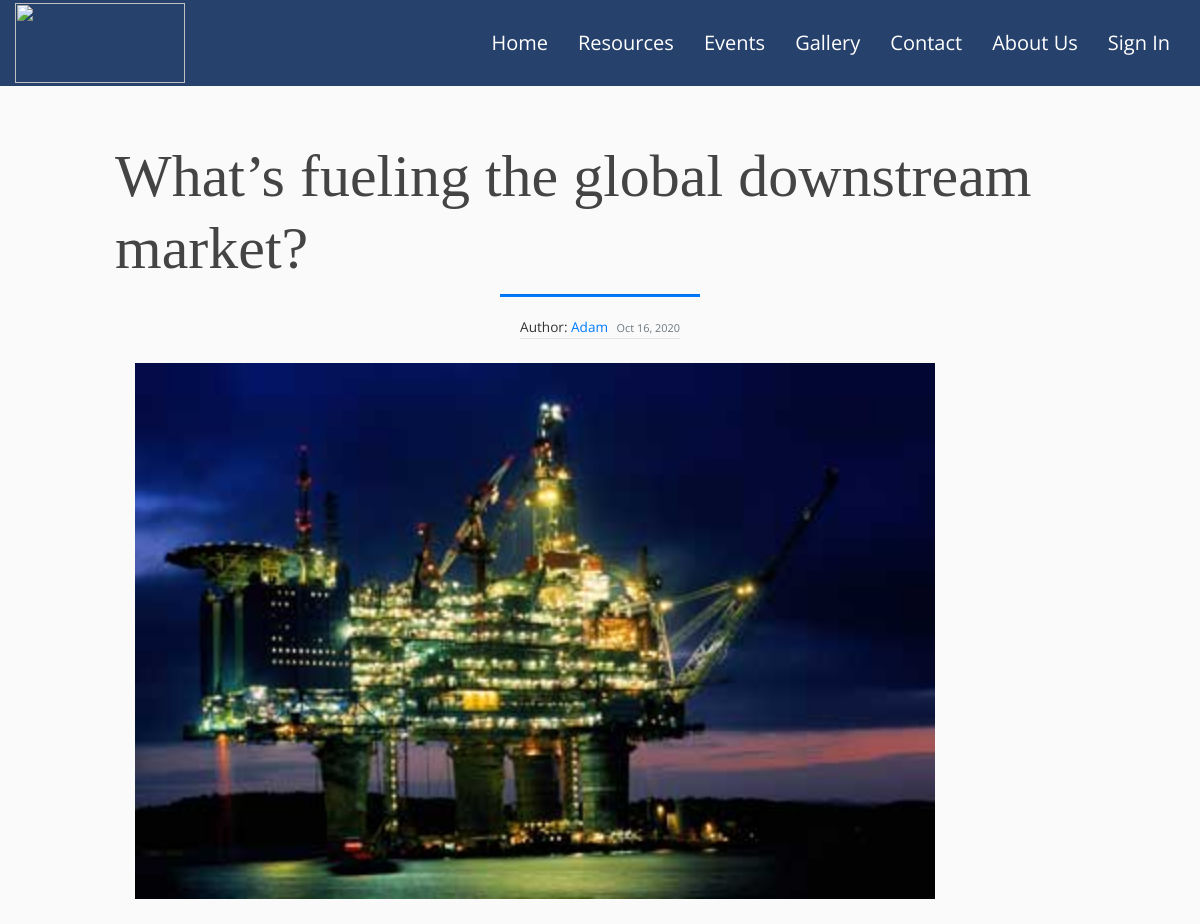
Page /Blogs/post/8/ (upper part) on the earlier database version.
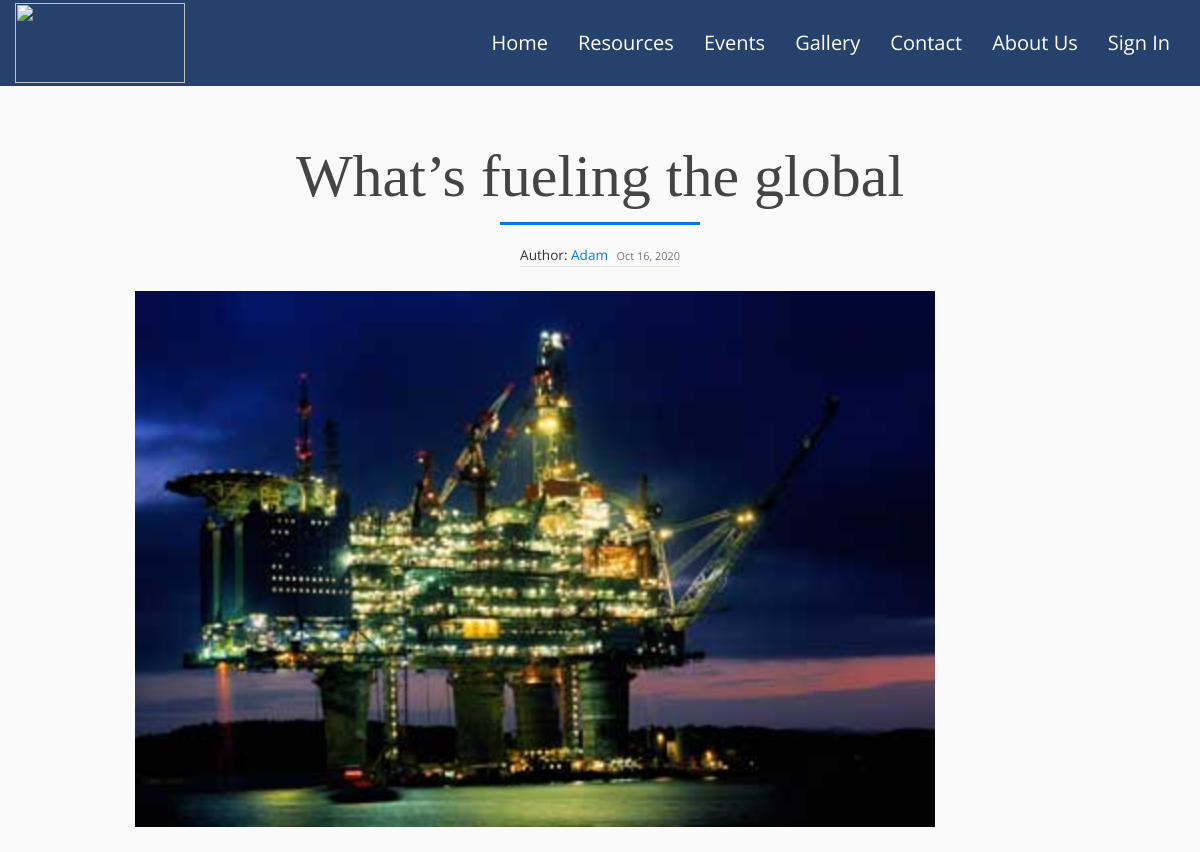
Same page on the later database version.
### blog/models.py (models this page shows, shortened)
class Post(models.Model):
    title = models.CharField(max_length=100)
    author = models.ForeignKey(User, on_delete=models.CASCADE)
    image = models.ImageField(null=True, blank=True,upload_to='blog_images')
    date_posted = models.DateTimeField(default=timezone.now)
    overview = models.TextField()
    content = models.TextField()

### blog/views.py (the view)
# urls.py: path('post/<int:pk>/', PostDetailView.as_view(), name='post-detail'),
class PostDetailView(DetailView):
    model = Post

### blog/templatetags/markdown_extras.py (called while the page is built)
@register.filter()
@stringfilter
def markdown(value):
    return md.markdown(value, extensions=['markdown.extensions.fenced_code'])

### blog/templates/blog/post_detail.html (shortened to what this page needs)
{% extends "pages/base.html" %}
{% load markdown_extras %}
{% load static %}
    {% block content-blog %}
        <link rel="stylesheet" type="text/css" href="{% static 'blog/blog-body.css' %}">
        <link rel="stylesheet" type="text/css" href="{% static 'blog/post-styles.css' %}">
    {% endblock content-blog %}
    {% block content %}
        <div class="d-flex justify-content-center">
            <div id="PostContainer" class="col-md-10">
                <div class="media-body">
                    <h1 id="PostTitle" class="article-title d-flex justify-content-center">{{ object.title }}</h1>
                    <hr id="PostUnderline" class="d-flex justify-content-center">
                    <div id="PostAuthDate" class="d-flex justify-content-center">
                        <div class="article-metadata">Author:
                            <a class="mr-2" href="{% url 'user-posts' object.author.username %}">{{ object.author }}</a>
                            <small class="text-muted">{{ object.date_posted|date:"M j, Y"}}</small>
                        </div>
                    </div>
                    <img id="PostImage" src ="{{ object.image.url }}">
                </div>
            </div>
        </div>
    {% endblock content %}

Differences in the rows shown:
changed Post "Adam": title "What’s fueling the global downstream market?" → "What’s fueling the global"
